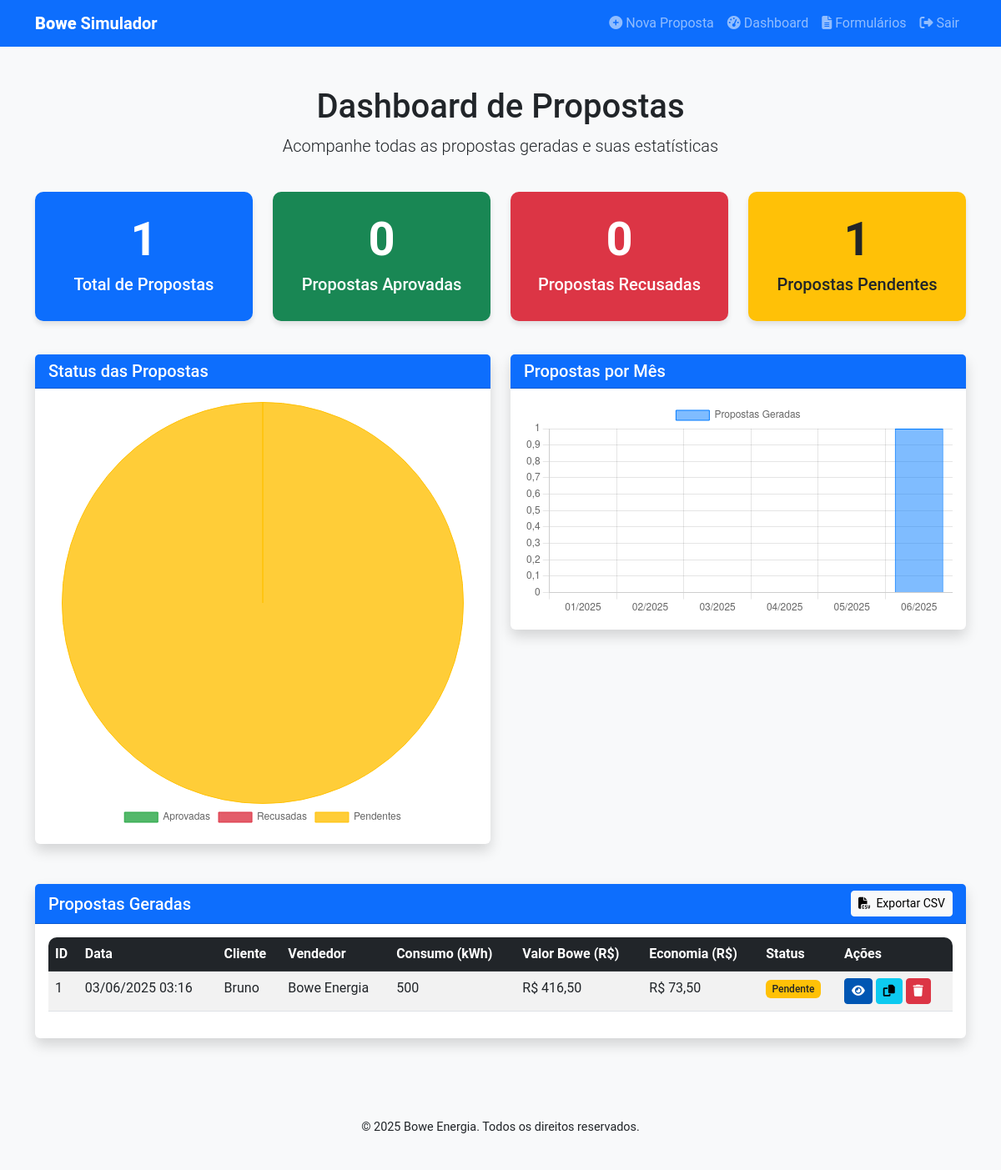
Page /dashboard (signed in) on the earlier database version.
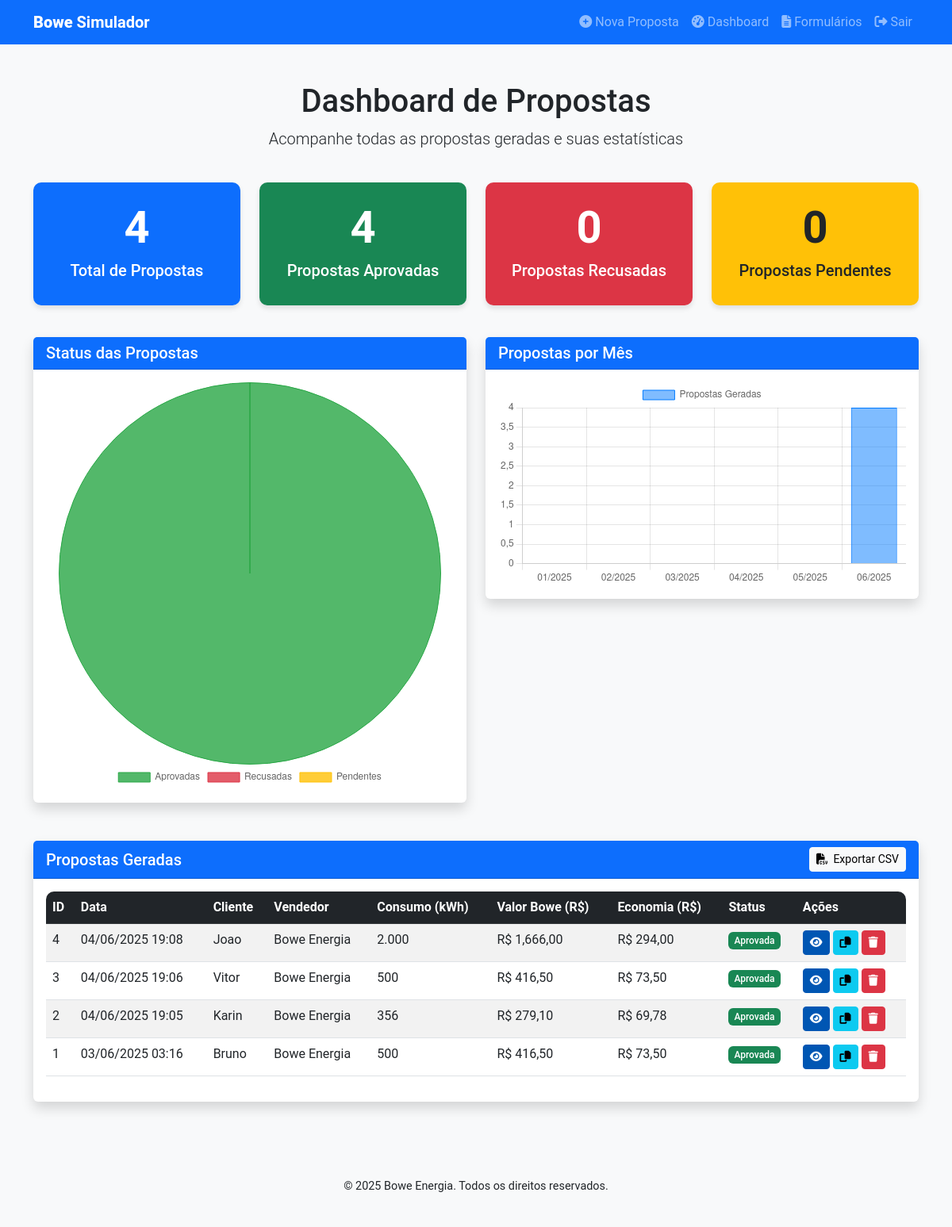
Same page on the later database version.
### src/models/proposta.py (models this page shows, shortened)
class Proposta(db.Model):
    __tablename__ = 'propostas'
    id = db.Column(db.Integer, primary_key=True)
    id_publico = db.Column(db.String(36), unique=True, nullable=False)
    data_criacao = db.Column(db.DateTime, default=datetime.utcnow)
    status = db.Column(db.String(20), default='Pendente')
    nome_vendedor = db.Column(db.String(100), nullable=False, default="Bowe Energia")
    telefone_vendedor = db.Column(db.String(20), nullable=False, default="(00) 0000-0000")
    chave_pix = db.Column(db.String(100))
    cidade_indicador = db.Column(db.String(100))
    lider = db.Column(db.String(100))
    cpf_indicador = db.Column(db.String(14))
    nome_indicado = db.Column(db.String(100), nullable=False)
    telefone_indicado = db.Column(db.String(20))
    email_indicado = db.Column(db.String(100))
    unidade_consumidora = db.Column(db.String(20), nullable=False)
    consumo_indicado = db.Column(db.Float, nullable=False)
    tipo_rede = db.Column(db.String(20), nullable=False)
    mes_atual = db.Column(db.String(20), nullable=False)
    taxa_concessionaria = db.Column(db.Float, nullable=False)
    taxa_bandeira = db.Column(db.Float, default=0)
    taxa_enersim = db.Column(db.Float)  # Mantido para compatibilidade
    percentual_desconto = db.Column(db.Float, nullable=False)  # Novo campo
    pagar_energisa = db.Column(db.Float, nullable=False)
    pagar_energisa_mais_bandeira = db.Column(db.Float, nullable=False)
    pagar_enersim = db.Column(db.Float, nullable=False)
    economia = db.Column(db.Float, nullable=False)
    economia_anual = db.Column(db.Float, nullable=False)
    porcentagem_economia = db.Column(db.Float, nullable=False)
    modelo_contrato = db.Column(db.String(100))

### src/routes/dashboard.py (the view)
@dashboard_bp.route('/dashboard')
@login_required
def index():
    from src.models.proposta import Proposta
    from sqlalchemy import func, extract
    import datetime
    propostas = Proposta.query.order_by(Proposta.data_criacao.desc()).all()
    total_propostas = len(propostas)
    propostas_aprovadas = sum(1 for p in propostas if p.status == 'Aprovada')
    propostas_recusadas = sum(1 for p in propostas if p.status == 'Recusada')
    propostas_pendentes = total_propostas - propostas_aprovadas - propostas_recusadas
    hoje = datetime.datetime.now()
    meses = []
    dados_mensais = []
    for i in range(5, -1, -1):
        data_mes = hoje.replace(day=1) - datetime.timedelta(days=i*30)
        mes_ano = data_mes.strftime('%m/%Y')
        meses.append(mes_ano)
        mes = data_mes.month
        ano = data_mes.year
        count = Proposta.query.filter(
            extract('month', Proposta.data_criacao) == mes,
            extract('year', Proposta.data_criacao) == ano
        ).count()
        dados_mensais.append(count)
    return render_template('dashboard.html',
                          propostas=propostas,
                          total_propostas=total_propostas,
                          propostas_aprovadas=propostas_aprovadas,
                          propostas_recusadas=propostas_recusadas,
                          propostas_pendentes=propostas_pendentes,
                          meses=meses,
                          dados_mensais=dados_mensais)

### src/routes/dashboard.py (called while the page is built)
def login_required(f):
    @wraps(f)
    def decorated_function(*args, **kwargs):
        if 'logged_in' not in session:
            flash('Acesso restrito. Por favor, faça login.', 'error')
            return redirect(url_for('dashboard.login'))
        return f(*args, **kwargs)
    return decorated_function

### src/templates/dashboard.html (shortened to what this page needs)
{% extends 'base.html' %}
{% block content %}
<div class="container mt-5">
    <div class="row">
        <div class="col-md-12 text-center mb-4">
            <h1>Dashboard de Propostas</h1>
            <p class="lead">Acompanhe todas as propostas geradas e suas estatísticas</p>
        </div>
    </div>
    <div class="row mb-4">
        <div class="col-md-3">
            <div class="card stat-card bg-primary text-white mb-3">
                <div class="card-body text-center">
                    <h1 class="display-4">{{ total_propostas }}</h1>
                    <h5>Total de Propostas</h5>
                </div>
            </div>
        </div>
        <div class="col-md-3">
            <div class="card stat-card bg-success text-white mb-3">
                <div class="card-body text-center">
                    <h1 class="display-4">{{ propostas_aprovadas }}</h1>
                    <h5>Propostas Aprovadas</h5>
                </div>
            </div>
        </div>
        <div class="col-md-3">
            <div class="card stat-card bg-danger text-white mb-3">
                <div class="card-body text-center">
                    <h1 class="display-4">{{ propostas_recusadas }}</h1>
                    <h5>Propostas Recusadas</h5>
                </div>
            </div>
        </div>
        <div class="col-md-3">
            <div class="card stat-card bg-warning text-dark mb-3">
                <div class="card-body text-center">
                    <h1 class="display-4">{{ propostas_pendentes }}</h1>
                    <h5>Propostas Pendentes</h5>
                </div>
            </div>
        </div>
    </div>
    <div class="row mb-4">
        <div class="col-md-6">
            <div class="card shadow">
                <div class="card-header bg-primary text-white">
                    <h5 class="mb-0">Status das Propostas</h5>
                </div>
                <div class="card-body">
                    <canvas id="statusChart"></canvas>
                </div>
            </div>
        </div>
        <div class="col-md-6">
            <div class="card shadow">
                <div class="card-header bg-primary text-white">
                    <h5 class="mb-0">Propostas por Mês</h5>
                </div>
                <div class="card-body">
                    <canvas id="propostasChart"></canvas>
                </div>
            </div>
        </div>
    </div>
    <div class="row">
        <div class="col-md-12">
            <div class="card shadow">
                <div class="card-header bg-primary text-white d-flex justify-content-between align-items-center">
                    <h5 class="mb-0">Propostas Geradas</h5>
                    <div>
                        <button class="btn btn-sm btn-light" id="exportCSV">
                            <i class="fas fa-file-csv me-1"></i> Exportar CSV
                        </button>
                    </div>
                </div>
                <div class="card-body">
                    <div class="table-responsive">
                        <table class="table table-striped table-hover" id="propostasTable">
                            <thead class="table-dark">
                                <tr>
                                    <th>ID</th>
                                    <th>Data</th>
                                    <th>Cliente</th>
                                    <th>Vendedor</th>
                                    <th>Consumo (kWh)</th>
                                    <th>Valor Bowe (R$)</th>
                                    <th>Economia (R$)</th>
                                    <th>Status</th>
                                    <th>Ações</th>
                                </tr>
                            </thead>
                            <tbody>
                                {% for proposta in propostas %}
                                <tr>
                                    <td>{{ proposta.id }}</td>
                                    <td>{{ proposta.data_criacao.strftime('%d/%m/%Y %H:%M') }}</td>
                                    <td>{{ proposta.nome_indicado }}</td>
                                    <td>{{ proposta.nome_vendedor }}</td>
                                    <td>{{ "{:,.0f}".format(proposta.consumo_indicado).replace(',', '.') }}</td>
                                    <td>R$ {{ "{:,.2f}".format(proposta.pagar_enersim).replace(',', '.').replace('.', ',') }}</td>
                                    <td>R$ {{ "{:,.2f}".format(proposta.economia).replace(',', '.').replace('.', ',') }}</td>
                                    <td>
                                        {% if proposta.status == 'Aprovada' %}
                                        <span class="badge bg-success">Aprovada</span>
                                        {% elif proposta.status == 'Recusada' %}
                                        <span class="badge bg-danger">Recusada</span>
                                        {% else %}
                                        <span class="badge bg-warning text-dark">Pendente</span>
                                        {% endif %}
                                    </td>
                                    <td>
                                        <a href="{{ url_for('proposta.visualizar', id_publico=proposta.id_publico) }}" class="btn btn-sm btn-primary" target="_blank">
                                            <i class="fas fa-eye"></i>
                                        </a>
                                        <button class="btn btn-sm btn-info copy-link" data-link="{{ request.host_url }}proposta/{{ proposta.id_publico }}">
                                            <i class="fas fa-copy"></i>
                                        </button>
                                        <button class="btn btn-sm btn-delete delete-proposta" data-id="{{ proposta.id }}" data-bs-toggle="modal" data-bs-target="#deleteModal">
                                            <i class="fas fa-trash"></i>
                                        </button>
                                    </td>
                                </tr>
                                {% endfor %}
                            </tbody>
                        </table>
                    </div>
                </div>
            </div>
        </div>
    </div>
</div>
{% endblock %}

### src/templates/base.html (shortened to what this page needs)
<!DOCTYPE html>
<html lang="pt-br">
<head>
    <link rel="stylesheet" href="https://cdnjs.cloudflare.com/ajax/libs/font-awesome/6.4.0/css/all.min.css">
    <link href="https://cdn.jsdelivr.net/npm/bootstrap@5.3.0/dist/css/bootstrap.min.css" rel="stylesheet">
    <link rel="stylesheet" href="https://cdnjs.cloudflare.com/ajax/libs/bootstrap-datepicker/1.9.0/css/bootstrap-datepicker.min.css">
    <link rel="stylesheet" href="{{ url_for('static', filename='css/style.css') }}">
    <link rel="stylesheet" href="{{ url_for('static', filename='css/custom.css') }}">
</head>
<body>
    <nav class="navbar navbar-expand-lg navbar-dark bg-primary">
        <div class="container">
            <a class="navbar-brand" href="{{ url_for('dashboard.index') }}">
                <strong>Bowe</strong> Simulador
            </a>
            <div class="collapse navbar-collapse" id="navbarNav">
                <ul class="navbar-nav ms-auto">
                    {% if session.get('logged_in') %}
                    <li class="nav-item">
                        <a class="nav-link" href="{{ url_for('dashboard.nova_proposta') }}">
                            <i class="fas fa-plus-circle"></i> Nova Proposta
                        </a>
                    </li>
                    <li class="nav-item">
                        <a class="nav-link" href="{{ url_for('dashboard.index') }}">
                            <i class="fas fa-tachometer-alt"></i> Dashboard
                        </a>
                    </li>
                    <li class="nav-item">
                        <a class="nav-link" href="{{ url_for('formulario.admin_formularios') }}">
                            <i class="fas fa-file-alt"></i> Formulários
                        </a>
                    </li>
                    <li class="nav-item">
                        <a class="nav-link" href="{{ url_for('dashboard.logout') }}">
                            <i class="fas fa-sign-out-alt"></i> Sair
                        </a>
                    </li>
                    {% else %}
                    <li class="nav-item">
                        <a class="nav-link" href="{{ url_for('dashboard.login') }}">
                            <i class="fas fa-sign-in-alt"></i> Login
                        </a>
                    </li>
                    {% endif %}
                </ul>
            </div>
        </div>
    </nav>
    <main>
        {% block content %}{% endblock %}
    </main>
    <footer class="bg-light py-4 mt-5">
        <div class="container text-center">
            <p>&copy; 2025 Bowe Energia. Todos os direitos reservados.</p>
        </div>
    </footer>
</body>
</html>

### src/static/css/style.css (style rules this page uses)
body { font-family: 'Roboto', sans-serif; background-color: #f8f9fa; }
.navbar-brand { font-weight: 700; }
.card { border: none; box-shadow: 0 0.125rem 0.25rem rgba(0, 0, 0, 0.075); margin-bottom: 1.5rem; }
.card-header { font-weight: 600; }
.btn-primary { background-color: #0056b3; border-color: #0056b3; }
.table th { font-weight: 600; }
.badge { font-weight: 500; padding: 0.4em 0.6em; }
.stat-card { border-radius: 0.5rem; overflow: hidden; }
.stat-card .card-body { padding: 1.5rem; }
.stat-card .display-4 { font-weight: 700; }
footer { font-size: 0.9rem; }

### src/static/css/custom.css (style rules this page uses)
main, .container, .row, .col-md-12 { overflow-x: visible; }

### src/templates/dashboard.html (style rules this page uses)
.stat-card { border-radius: 10px; box-shadow: 0 4px 6px rgba(0,0,0,0.1); transition: transform 0.3s; }
.table-responsive { border-radius: 10px; overflow: hidden; }
.btn-delete { color: #fff; background-color: #dc3545; border-color: #dc3545; }

Differences in the rows shown:
added Proposta: id "4", data_criacao "04/06/2025 19:08", nome_indicado "Joao", nome_vendedor "Bowe Energia", consumo_indicado "2.000", pagar_enersim "1,666,00", economia "294,00", status "Aprovada"
added Proposta: id "3", data_criacao "04/06/2025 19:06", nome_indicado "Vitor", nome_vendedor "Bowe Energia", consumo_indicado "500", pagar_enersim "416,50", economia "73,50", status "Aprovada"
added Proposta: id "2", data_criacao "04/06/2025 19:05", nome_indicado "Karin", nome_vendedor "Bowe Energia", consumo_indicado "356", pagar_enersim "279,10", economia "69,78", status "Aprovada"
changed Proposta "Bruno": status "Pendente" → "Aprovada"
Other differences:
{{ total_propostas }}: "1" → "4"
{{ propostas_aprovadas }}: "0" → "4"
{{ propostas_pendentes }}: "1" → "0"
chart data {{ propostas_aprovadas }}: 0 → 4
chart data {{ propostas_pendentes }}: 1 → 0
chart data {{ dados_mensais|tojson }}: [0, 0, 0, 0, 0, 1] → [0, 0, 0, 0, 0, 4]
